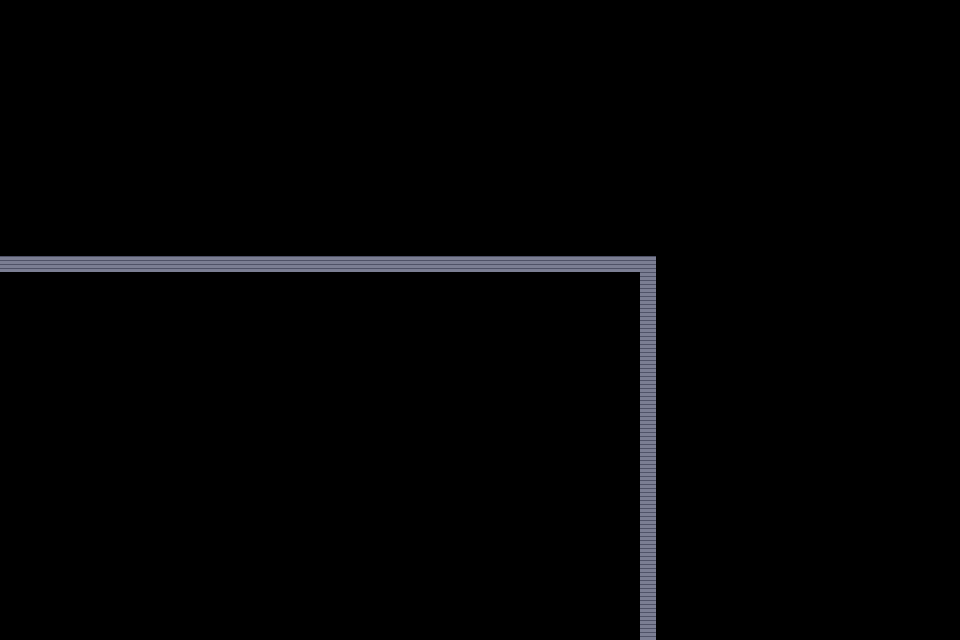

A 2D game scene composited from a Tiled map and its tileset images. What follows is a short description and the map's XML, with each tile layer's data collapsed to a summary:
An orthogonal 60x40 tile map with 16x16 px tiles, 1 tile layer (Terrain) and 63 objects (3x panel, 2x btnSpeed, 2x btnMainMenu, 2x btnNewGame, imgMoney, ...).

<map version="1.0" orientation="orthogonal" renderorder="right-down" width="60" height="40" tilewidth="16" tileheight="16" nextobjectid="192">
 <tileset firstgid="1" name="pokemon" tilewidth="16" tileheight="16" tilecount="6006" columns="91">
  <image source="tileset-alistair.png" width="1461" height="1056" />
 </tileset>
 <layer name="Terrain" width="60" height="40">
  <data>[2400 cells, 64 non-empty, 1 distinct tile ids]</data>
 </layer>
 <objectgroup name="UI_HUD">
  <object id="161" name="imgMoney" x="76" y="280" width="30" height="30" />
  <object id="162" name="btnWave" x="7.5" y="581" width="50" height="50" />
  <object id="163" name="lblMoney" x="111" y="285" width="72" height="19" />
  <object id="164" name="lblLife" x="42" y="286" width="30" height="19" />
  <object id="165" name="btnOptions" x="585.5" y="280" width="50" height="50" />
  <object id="166" name="btnEnlist" x="584.5" y="581" width="50" height="50" />
  <object id="167" name="imgLife" x="7" y="280" width="30" height="30" />
  <object id="168" name="btnPerks" x="584.5" y="581" width="50" height="50" />
  <object id="169" name="btnSpeed" x="71.5" y="581" width="50" height="50" />
  <object id="188" name="lblWaveCount" x="7" y="315" width="145" height="19" />
 </objectgroup>
 <objectgroup name="UI_Enlist" visible="0">
  <object id="20" name="btnTank" x="14" y="471" width="140" height="160" />
  <object id="21" name="btnRifle" x="14" y="289" width="140" height="160" />
  <object id="30" name="btnCancel" x="579" y="582" width="50" height="50" />
  <object id="40" name="panel" x="0" y="204" width="755" height="436.5" />
  <object id="69" name="btnRotate" x="579" y="466" width="50" height="50" />
  <object id="74" name="btnPlace" x="579" y="523" width="50" height="50" />
  <object id="102" name="btnMachine" x="175" y="289" width="140" height="160" />
  <object id="103" name="btnTurret" x="175" y="471" width="140" height="160" />
  <object id="104" name="btnSniper" x="333" y="289" width="140" height="160" />
  <object id="105" name="btnFlameThrower" x="333" y="471" width="140" height="160" />
  <object id="106" name="btnRocketLauncher" x="490" y="289" width="140" height="160" />
 </objectgroup>
 <objectgroup name="UI_Inspect" visible="0">
  <object id="29" name="btnClose" x="486" y="582" width="147" height="45" />
  <object id="70" name="bottomPanel" x="0" y="503" width="640" height="137" />
  <object id="76" name="btnDischarge" x="486" y="391" width="147" height="88" />
  <object id="78" name="btnAttack" x="126" y="507" width="110" height="128" />
  <object id="80" name="btnArmor" x="8" y="507" width="110" height="128" />
  <object id="81" name="btnRange" x="243" y="507" width="110" height="128" />
  <object id="83" name="lblKills" x="545" y="351" width="73" height="27" />
  <object id="84" name="btnTargetPriority" x="486" y="487" width="147" height="88" />
  <object id="82" name="btnSpeed" x="359" y="507" width="110" height="128" />
  <object id="112" name="imgKills" x="485" y="345" width="51" height="39" />
  <object id="118" name="lblAttackLevel2" x="206" y="526" width="25" height="15" />
  <object id="126" name="lblAttackLevel1" x="174" y="526" width="25" height="15" />
  <object id="127" name="lblRangeLevel2" x="324" y="526" width="25" height="15" />
  <object id="128" name="lblRangeLevel1" x="292" y="526" width="25" height="15" />
  <object id="132" name="lblSpeedLevel2" x="440" y="526" width="25" height="15" />
  <object id="133" name="lblSpeedLevel1" x="409" y="526" width="25" height="15" />
  <object id="140" name="sidePanel" x="477" y="221" width="277" height="417" />
  <object id="143" name="lblDischargePrice" x="528" y="441" width="95" height="29" />
  <object id="146" name="lblTargetPriority" x="486" y="531.5" width="147" height="42.5" />
  <object id="147" name="lblArmorCost" x="48" y="602" width="64" height="20" />
  <object id="148" name="lblAttackCost" x="168" y="602" width="64" height="20" />
  <object id="149" name="lblRangeCost" x="284.25" y="602" width="64" height="20" />
  <object id="150" name="lblSpeedCost" x="398.25" y="602" width="64" height="20" />
  <object id="151" name="lblArmorLevel1" x="85.5" y="526" width="25" height="15" />
 </objectgroup>
 <objectgroup name="UI_Perks" visible="0">
  <object id="153" name="Panel" x="0" y="337.5" width="640" height="303" />
  <object id="154" name="btnSandbags" x="15.5" y="374.5" width="84" height="96" />
  <object id="155" name="btnCarpetBomb" x="190.5" y="374.5" width="84" height="96" />
  <object id="156" name="btnLandMines" x="190.5" y="505.5" width="84" height="96" />
  <object id="157" name="btnApache" x="15.5" y="505.5" width="84" height="96" />
  <object id="158" name="btnArtilleryStrike" x="358" y="377" width="84" height="96" />
 </objectgroup>
 <objectgroup name="UI_Options" visible="0">
  <object id="170" name="panel" x="183" y="314" width="264" height="274" />
  <object id="171" name="btnSound" x="287" y="525" width="50" height="50" />
  <object id="176" name="btnMainMenu" x="232" y="399" width="167" height="48" />
  <object id="178" name="btnResume" x="232" y="457" width="167" height="48" />
  <object id="179" name="btnNewGame" x="232" y="340" width="167" height="48" />
 </objectgroup>
 <objectgroup name="UI_GameOver" visible="0">
  <object id="180" name="panel" x="183" y="297" width="264" height="327" />
  <object id="182" name="btnMainMenu" x="232" y="568" width="167" height="48" />
  <object id="183" name="btnNewGame" x="232" y="510" width="167" height="48" />
  <object id="184" name="btnHighScores" x="232" y="450" width="167" height="48" />
  <object id="186" name="lblGameOver" x="211" y="305" width="206" height="53" />
  <object id="187" name="lblWavesCompleted" x="211" y="364.5" width="206" height="37" />
  <object id="191" name="lblWavesCompletedCount" x="211" y="406.5" width="206" height="37" />
 </objectgroup>
</map>
